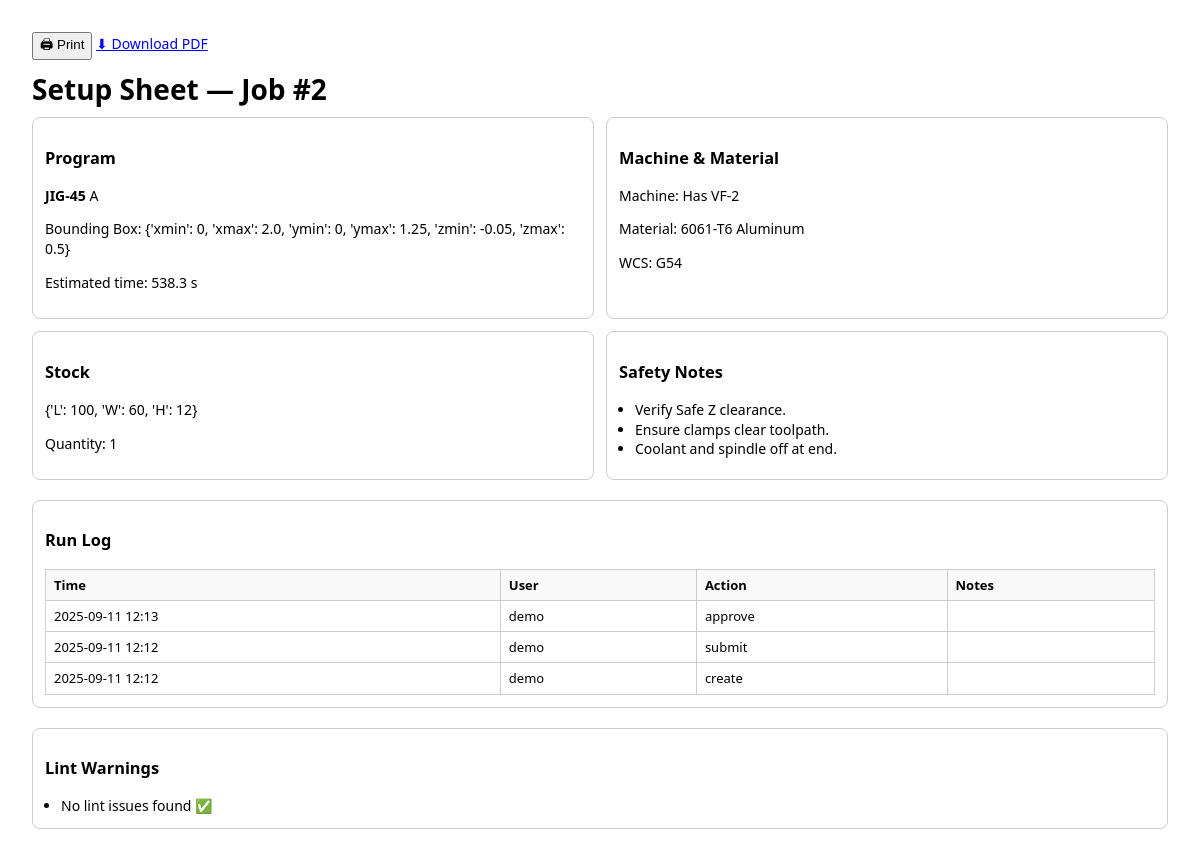
Page /jobs/2/packet/ (signed in) on the earlier database version.
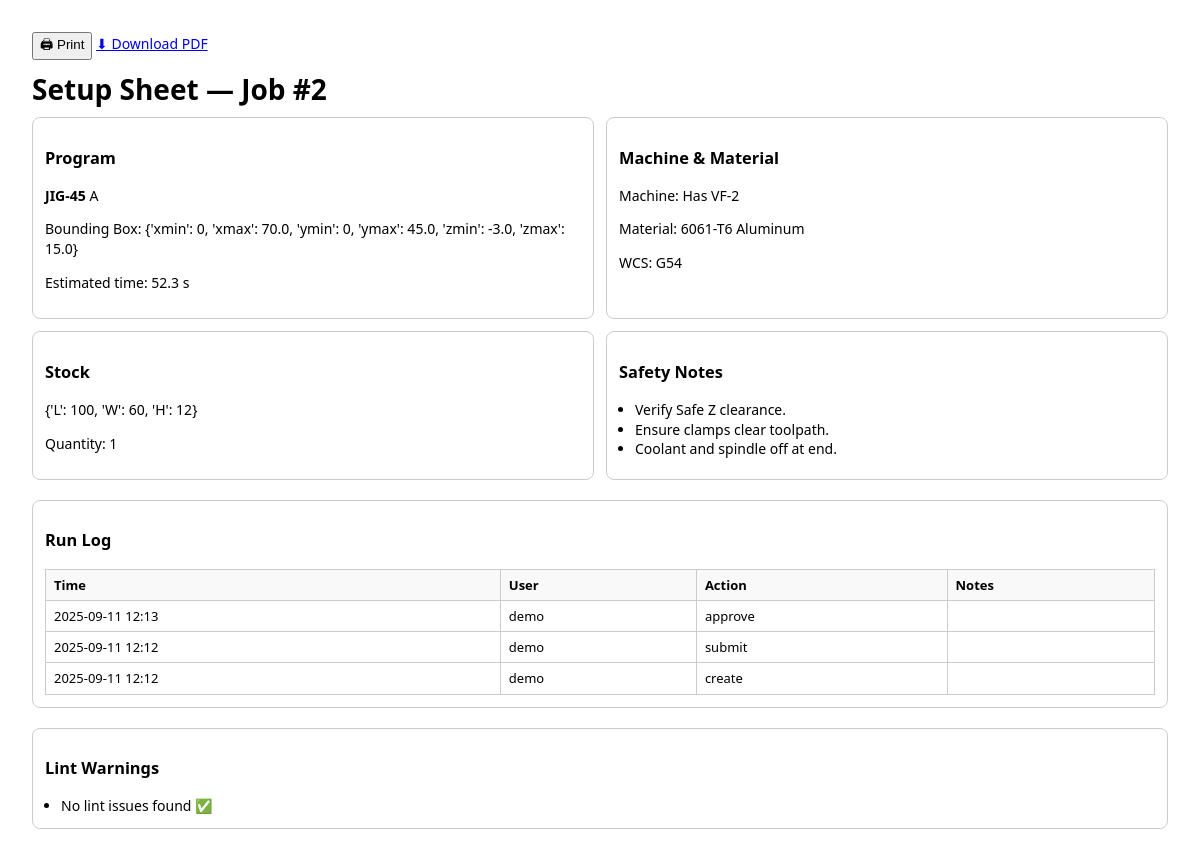
Same page on the later database version.
### main_app/models.py (models this page shows, shortened)
class Job(models.Model):
    STATUS = [("draft","Draft"), ("submitted","Submitted"), ("approved","Approved")]
    owner    = models.ForeignKey(User, on_delete=models.CASCADE, related_name="jobs")
    program  = models.ForeignKey("Program", on_delete=models.CASCADE)
    machine  = models.ForeignKey("Machine", on_delete=models.PROTECT)
    material = models.ForeignKey("Material", on_delete=models.PROTECT)
    stock_lwh_mm = models.JSONField(default=dict)
    qty      = models.IntegerField(default=1)
    wcs      = models.CharField(max_length=8, default="G54")
    status   = models.CharField(max_length=10, choices=STATUS, default="draft")
    created_at = models.DateTimeField(auto_now_add=True)
    class Meta:
        ordering = ["-created_at"]

class Program(models.Model):
    owner      = models.ForeignKey(User, on_delete=models.CASCADE, related_name="programs")
    part_no    = models.CharField(max_length=80)
    revision   = models.CharField(max_length=10, blank=True)
    file_name  = models.CharField(max_length=255, blank=True, default="")
    file_mime  = models.CharField(max_length=100, blank=True, default="")
    file_blob  = models.BinaryField(null=True, blank=True)                       # DB storage
    file       = models.FileField(upload_to="programs/", null=True, blank=True)  # optional FS fallback
    units      = models.CharField(max_length=2, default="mm")   # "mm" or "in"
    abs_mode   = models.BooleanField(default=True)              # G90 (True) / G91 (False)
    bbox_json  = models.JSONField(default=dict)                 # {xmin,xmax,ymin,ymax,zmin,zmax}
    meta_json  = models.JSONField(default=dict)                 # tools/feeds/counts/lints (later)
    est_time_s = models.FloatField(default=0)
    created_at = models.DateTimeField(auto_now_add=True)
    class Meta:
        ordering = ["-created_at"]

class Machine(models.Model):
    name = models.CharField(max_length=80)
    max_rpm = models.IntegerField(default=12000)
    max_feed = models.IntegerField(default=4000)   # mm/min
    rapid_xy = models.IntegerField(default=3000)   # mm/min
    rapid_z  = models.IntegerField(default=1500)   # mm/min
    safe_z   = models.FloatField(default=5.0)

class Material(models.Model):
    name = models.CharField(max_length=80)
    hardness = models.CharField(max_length=40, blank=True)
    feedspeeds_json = models.JSONField(default=dict, blank=True)

### main_app/views.py (the view)
# urls.py: path("jobs/<int:pk>/packet/", views.job_packet, name="job_packet"),
@login_required
def job_packet(request, pk):
    job = get_object_or_404(Job, pk=pk, owner=request.user)
    try:
        raw = _program_bytes(job.program)
        parsed = _parse_bytes(raw, safe_z_mm=job.machine.safe_z)
        lints = list(parsed["meta"].get("lints", []))
        bb = parsed["bbox_mm"]
        L = float(job.stock_lwh_mm.get("L", 0) or 0)
        W = float(job.stock_lwh_mm.get("W", 0) or 0)
        H = float(job.stock_lwh_mm.get("H", 0) or 0)
        if bb["xmin"] < -1e-6 or bb["xmax"] > L + 1e-6 or bb["ymin"] < -1e-6 or bb["ymax"] > W + 1e-6:
            lints.append(
                {
                    "code": "EXIT_STOCK_XY",
                    "sev": "warn",
                    "msg": f"Toolpath leaves XY stock bounds (X:[0,{L}] Y:[0,{W}])",
                }
            )
        if bb["zmin"] < -H - 1e-6:
            lints.append(
                {
                    "code": "EXIT_STOCK_Z",
                    "sev": "warn",
                    "msg": f"Toolpath goes below stock thickness (Zmin {bb['zmin']:.3f} < -{H} mm)",
                }
            )
        lint_results = {"lints": lints}
    except Exception as e:
        lint_results = {"error": str(e)}
    logs = job.logs.select_related("user").order_by("-ts")
    return render(
        request,
        "main_app/job_packet.html",
        {
            "job": job,
            "lint_results": lint_results,
            "logs": logs,
        },
    )

### main_app/views.py (called while the page is built)
def _program_bytes(prog: Program) -> bytes:
    blob = getattr(prog, "file_blob", None)
    if blob:
        return bytes(blob)
    if prog.file:
        with prog.file.open("rb") as fh:
            return fh.read()
    raise FileNotFoundError("Program has no file data")

### main_app/templates/main_app/job_packet.html (shortened to what this page needs)
<!doctype html>
<html>
<head>
</head>
<body>
  <div class="no-print" style="margin-bottom:10px;">
    <button onclick="print()">🖨 Print</button>
    <a class="btn" href="{% url 'job_packet_pdf' job.pk %}">⬇ Download PDF</a>
  </div>
  <h1>Setup Sheet — Job #{{ job.id }}</h1>
  <div class="grid">
    <div class="box">
      <h3>Program</h3>
      <p><strong>{{ job.program.part_no }}</strong> {{ job.program.revision }}</p>
      <p>Bounding Box: {{ job.program.bbox_json }}</p>
      <p>Estimated time: {{ job.program.est_time_s|floatformat:1 }} s</p>
    </div>
    <div class="box">
      <h3>Machine & Material</h3>
      <p>Machine: {{ job.machine.name }}</p>
      <p>Material: {{ job.material.name }}</p>
      <p>WCS: {{ job.wcs }}</p>
    </div>
    <div class="box">
      <h3>Stock</h3>
      <p>{{ job.stock_lwh_mm }}</p>
      <p>Quantity: {{ job.qty }}</p>
    </div>
    <div class="box">
      <h3>Safety Notes</h3>
      <ul>
        <li>Verify Safe Z clearance.</li>
        <li>Ensure clamps clear toolpath.</li>
        <li>Coolant and spindle off at end.</li>
      </ul>
    </div>
  </div>
  {% if logs %}
  <div class="box" style="margin-top:20px;">
    <h3>Run Log</h3>
    <table>
      <tr><th>Time</th><th>User</th><th>Action</th><th>Notes</th></tr>
      {% for log in logs %}
      <tr>
        <td>{{ log.ts|date:"Y-m-d H:i" }}</td>
        <td>{{ log.user.username }}</td>
        <td>{{ log.action }}</td>
        <td>{{ log.notes }}</td>
      </tr>
      {% endfor %}
    </table>
  </div>
  {% endif %}
  {% if lint_results %}
  <div class="box" style="margin-top:20px;">
    <h3>Lint Warnings</h3>
    <ul>
      {% for lint in lint_results.lints %}
        <li><strong>[{{ lint.sev|upper }}]</strong> {{ lint.code }} — {{ lint.msg }}</li>
      {% empty %}
        <li>No lint issues found ✅</li>
      {% endfor %}
    </ul>
  </div>
  {% endif %}
</body>
</html>

Differences in the rows shown:
changed through a linked row, Job "JIG-45": program.bbox_json "{'xmin': 0, 'xmax': 2.0, 'ymin': 0, 'ymax': 1.25, 'zmin': -0.05, 'zmax': 0.5}" → "{'xmin': 0, 'xmax': 70.0, 'ymin': 0, 'ymax': 45.0, 'zmin': -3.0, 'zmax': 15.0}"; program.est_time_s "538.3" → "52.3"
